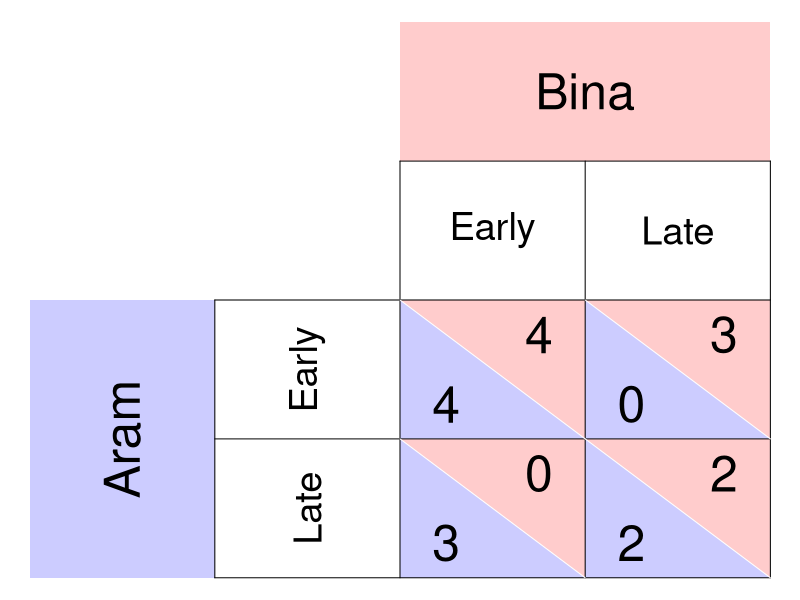

Generate this figure with R:
require(ggplot2)
require(shape)
pdf(file = "society/matrix_palanpur_nosoln.pdf", width = 9, height = 7)

par(mar =  c(0, 0, 0, 0))
xlims <- c(0, 8)
ylims <- c(0, 8)

#TextSizes
PlayerSize <- 3
StratSize <- 2.3
PayoffSize <- 3
p1fadelevel <- 0.2
p2fadelevel <- 0.2


#Payoffs are listed as c("NW", "SW", "NE", "SE")

#Considerations for Player 1
P1Name <- c("Aram")
P1Strat <- c("Early", "Late")
P1Payoffs <- c("4", "3", "0", "2")
P1BR1 <- c("NW") #Must be NW or SW - the BR prints accordingly. 
P1BR2 <- c("SE") #Must be NE or SE - the BR prints accordingly. 
#NW = (5, 3); SW = (5,1); NE = (7, 3); SE = (7, 1)
P1bestsize <- 2.5 #Adjusts size of point indicating best response of P1

#Considerations for Player 2
P2Name <- c("Bina")
P2Strat <- c("Early", "Late")
P2Payoffs <- c("4", "0", "3", "2")
P2BR1 <- c("NW") #Must be NW or SW - the BR prints accordingly. 
P2BR2 <- c("SE") #Must be NE or SE - the BR prints accordingly. 
P2bestsize <- 4 #Adjusts size of circle indicating best response of P2

plot(0, 0, xlim = xlims, ylim = ylims, type = "n",
     xlab = expression(""),
     ylab = expression(""),
     xaxt = "n", 
     yaxt = "n", 
     cex.lab = 2, 
     bty = "n")



#Color and label for Player 1 and their strategies
polygon(c(0,0,2,2,0), c(0,4,4,0,0), col=rgb(0, 0, 1, p1fadelevel), density=NULL, border = NA)
text(1, 2, P1Name[1], srt = 90, cex = PlayerSize)

text(3, 3, P1Strat[1], cex = StratSize, srt = 90)
text(3, 1, P1Strat[2], cex = StratSize, srt = 90)


#Color and label for Player 2
polygon(c(4,4,8,8,4), c(8,6,6,8,8), col=rgb(1, 0, 0, p2fadelevel), density=NULL, border = NA)
text(6, 7, P2Name[1], cex = PlayerSize)

text(5, 5, P2Strat[1], cex = StratSize)
text(7, 5, P2Strat[2], cex = StratSize)

#NorthWest cell 
#P1
polygon(c(4,4,6,4), c(4,2,2,4), col=rgb(0, 0, 1, p1fadelevel), density=NULL, border = NA)
#P2
polygon(c(4,6,6,4), c(4,4,2,4), col=rgb(1, 0, 0, p2fadelevel), density=NULL, border = NA)

#P1
text(4.5, 2.5, P1Payoffs[1], cex = PayoffSize)
#P2
text(5.5, 3.5, P2Payoffs[1], cex = PayoffSize)

#SouthWest cell  
#P1
polygon(c(4,4,6,4), c(2,0,0,2), col=rgb(0, 0, 1, p1fadelevel), density=NULL, border = NA)
#P2
polygon(c(4,6,6,4), c(2,2,0,2), col=rgb(1, 0, 0, p2fadelevel), density=NULL, border = NA)

#P1
text(4.5, 0.5, P1Payoffs[2], cex = PayoffSize)
#P2
text(5.5, 1.5, P2Payoffs[2], cex = PayoffSize)


#NorthEast cell 
#P1
polygon(c(6,6,8,6), c(4,2,2,4), col=rgb(0, 0, 1, p1fadelevel), density=NULL, border = NA)
#P2
polygon(c(6,8,8,6), c(4,4,2,4), col=rgb(1, 0, 0, p2fadelevel), density=NULL, border = NA)
#P1
text(6.5, 2.5, P1Payoffs[3], cex = PayoffSize)
#P2
text(7.5, 3.5, P2Payoffs[3], cex = PayoffSize)

#SouthEast cell 
#P1
polygon(c(6,6,8,6), c(2,0,0,2), col=rgb(0, 0, 1, p1fadelevel), density=NULL, border = NA)
#P2
polygon(c(6,8,8,6), c(2,2,0,2), col=rgb(1, 0, 0, p2fadelevel), density=NULL, border = NA)
#P1
text(6.5, 0.5, P1Payoffs[4], cex = PayoffSize)
#P2
text(7.5, 1.5, P2Payoffs[4], cex = PayoffSize)


#Lines for the Table
segments(8, 0, 8, 6, lty = 1, col = "black")
segments(4, 6, 8, 6, lty = 1, col = "black")
segments(2, 0, 2, 4, lty = 1, col = "black")
segments(2, 0, 8, 0, lty = 1, col = "black")
segments(2, 4, 8, 4, lty = 1, col = "black")
segments(4, 0, 4, 6, lty = 1, col = "black")
segments(2, 2, 8, 2, lty = 1, col = "black")
segments(6, 0, 6, 6, lty = 1, col = "black")

#Diagonals
#NW
segments(4, 4, 6, 2, lty = 1, col = "white")
#NE
segments(6, 4, 8, 2, lty = 1, col = "white")
#SW
segments(4, 2, 6, 0, lty = 1, col = "white")
#Se
segments(6, 2, 8, 0, lty = 1, col = "white")


# #Best responses 
# #P1 
# if (P1BR1[1] == "NW"){
#   points(5, 3, pch = 16, col = "black", cex = P1bestsize)
# } else{points(5, 1, pch = 16, col = "black", cex = P1bestsize)
# }
# 
# if (P1BR2[1] == "NE"){
#   points(7, 3, pch = 16, col = "black", cex = P1bestsize)
# } else{points(7, 1, pch = 16, col = "black", cex = P1bestsize)
# }
# 
# 
# #P2
# if (P2BR1[1] == "NW"){
#   points(5, 3, pch = 1, col = "black", cex = P2bestsize)
# } else{points(7, 3, pch = 1, col = "black", cex = P2bestsize)
# }
# 
# if (P2BR2[1] == "SW"){
#   points(5, 3, pch = 1, col = "black", cex = P2bestsize)
# } else{points(7, 1, pch = 1, col = "black", cex = P2bestsize)
# }

dev.off()
